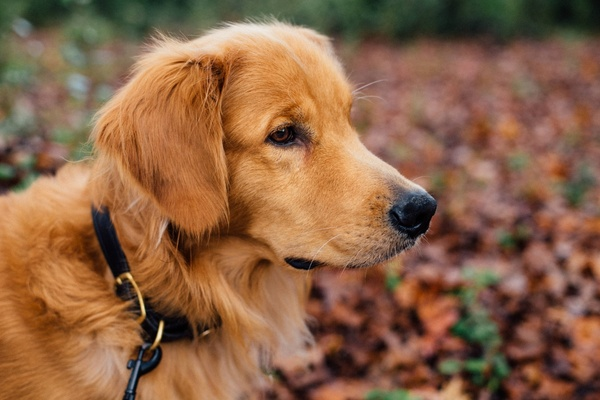
#> input picture assets/dog.jpg, 600 x 400 px
$ python photos.py
#> lines starting #> are read from the running program, lines starting #| are printed output that depends on the picture
import cv2 as cv
import sys

img = cv.imread("assets/dog.jpg",0) #reads the file
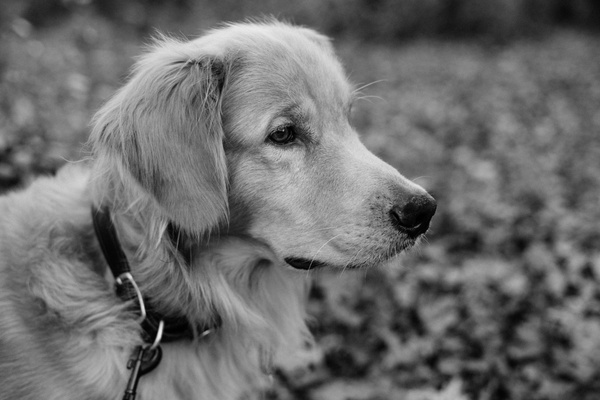
#> img: shape (400, 600); min 0, max 236, mean 108.3
img=cv.resize(img,(0,0),fx=2, fy=2)  # shrik the height and width of image
#> img: shape (800, 1200)
img=cv.rotate(img,cv.ROTATE_90_CLOCKWISE) # rotate the image
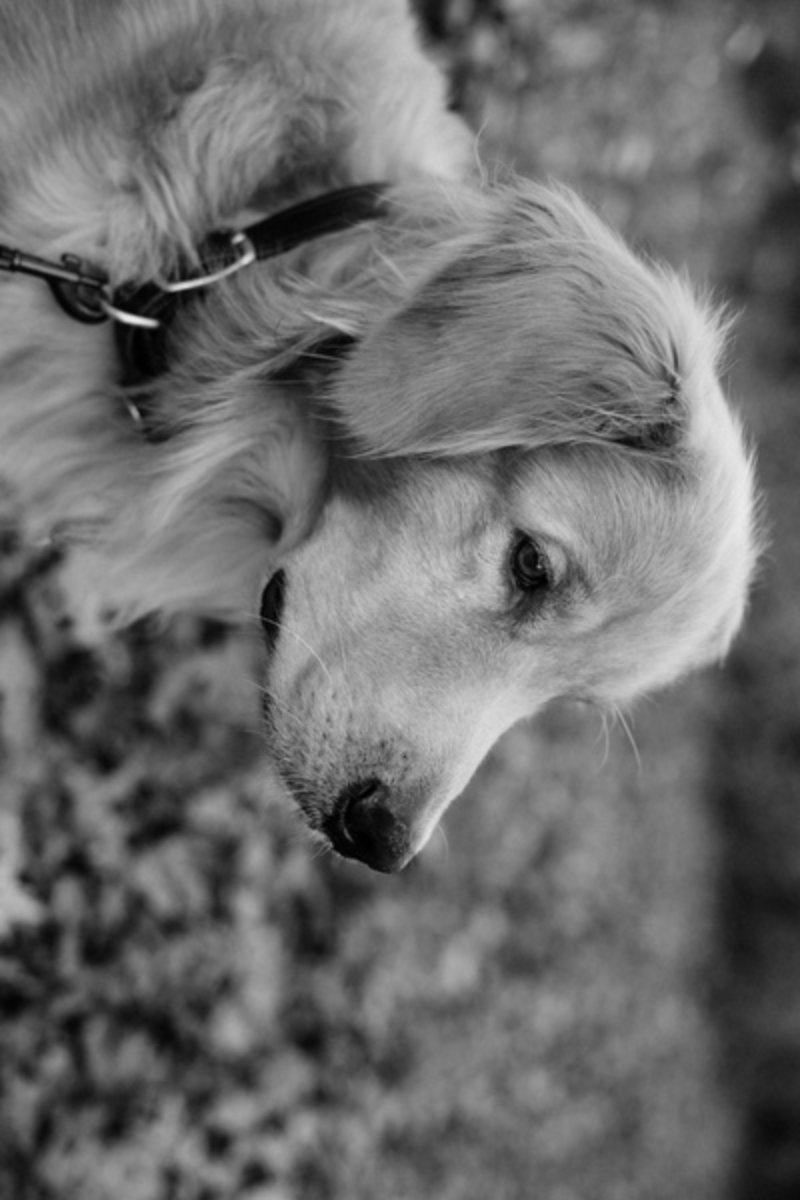
#> img: shape (1200, 800); min 0, max 235, mean 108.3
img=cv.imwrite("new.jpg",img) # saves the image in folder as "new.jpg"
if img is None:
  sys.exit("Could not read the image") # if file name didn't exist the message will be printed

cv.imshow("Diplay window",img)

cv.waitKey(0) # "0" means wait until any key is pressed can give number as "4" this is in milli seconds
cv.destroyAllWindows()

$ run again, with assets/cat.jpg copied over assets/dog.jpg
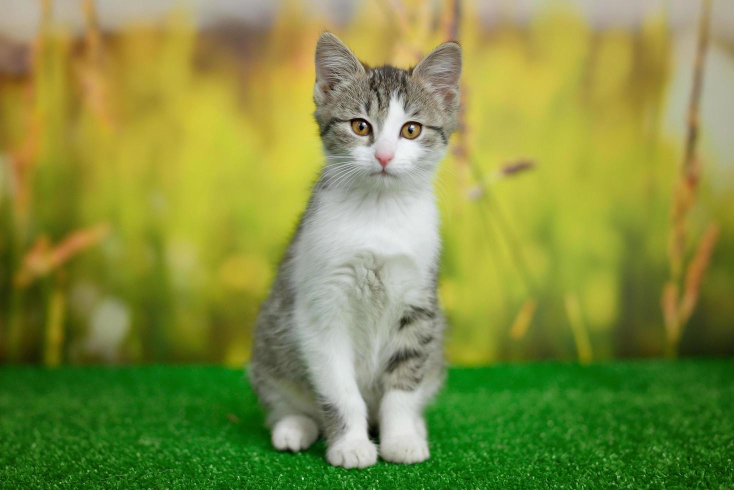
#> input picture assets/cat.jpg, 1468 x 980 px (shown at 1/2 size)
#> `img = cv.imread("assets/dog.jpg",0)`:
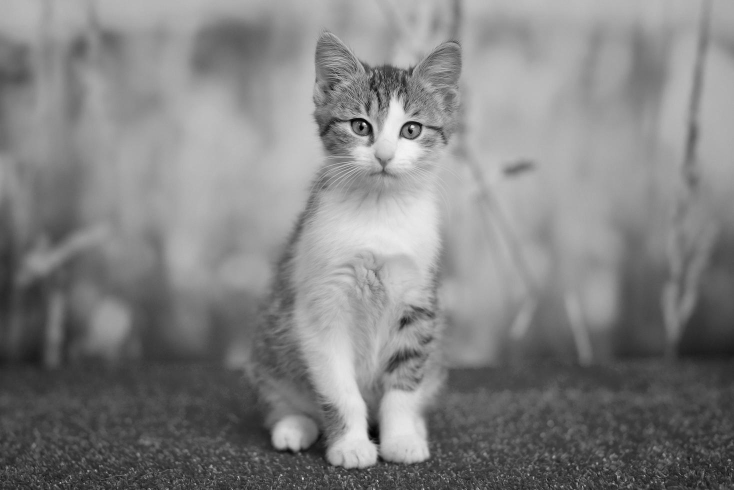
#> img: shape (980, 1468) (shown at 1/2 size); min 0, max 247, mean 130
#> `img=cv.rotate(img,cv.ROTATE_90_CLOCKWISE)`:
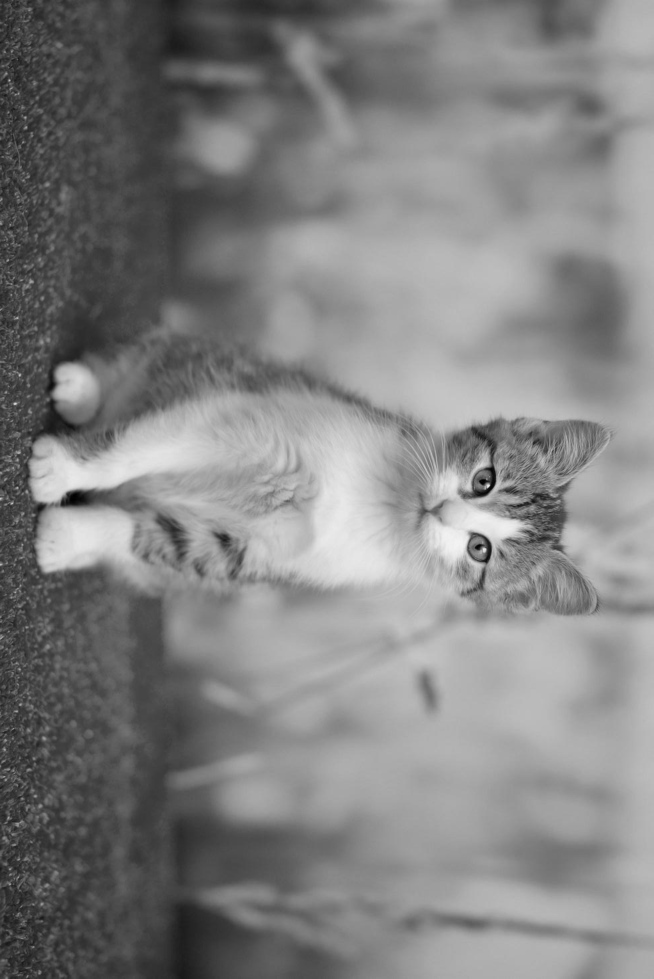
#> img: shape (2936, 1960) (shown at 1/3 size); min 0, max 244, mean 130
